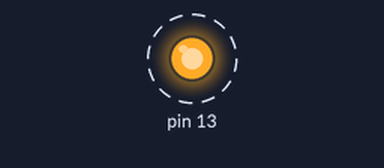
Bench run of a sketch on a simulated Arduino Uno, built with avr-gcc and run on an emulated ATmega328P. Parts: output pins drawn as LEDs (lit = HIGH). Dashed ring = blinking.

Above: at 0.5 s.
Timing chart, 0 to 4.6 s (numbered marks = the images above):
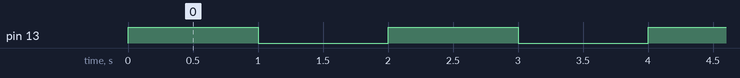

Measured:
- by itself, pin 13: alternates HIGH for 1.0 s and LOW for 1.0 s

The sketch:

embended_c_led.c.ino
```cpp
#include <avr/io.h>
#include <util/delay.h>

#define BLINK_DELAY_MS 1000

int main (void)
{
 /* set pin 5 of PORTB for output*/
 DDRB |= _BV(DDB5);

 while(1) {
  /* set pin 5 high to turn led on */
  PORTB |= _BV(PORTB5);
  _delay_ms(BLINK_DELAY_MS);

  /* set pin 5 low to turn led off */
  PORTB &= ~_BV(PORTB5);
  _delay_ms(BLINK_DELAY_MS);
 }
}
```
